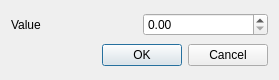
<?xml version="1.0" encoding="UTF-8"?>
<ui version="4.0">
 <class>AskOneDoubleValueDialog</class>
 <widget class="QDialog" name="AskOneDoubleValueDialog">
  <property name="geometry">
   <rect>
    <x>0</x>
    <y>0</y>
    <width>279</width>
    <height>80</height>
   </rect>
  </property>
  <property name="sizePolicy">
   <sizepolicy hsizetype="Preferred" vsizetype="Maximum">
    <horstretch>0</horstretch>
    <verstretch>0</verstretch>
   </sizepolicy>
  </property>
  <property name="windowTitle">
   <string>Set Value</string>
  </property>
  <layout class="QVBoxLayout">
   <item>
    <layout class="QHBoxLayout">
     <item>
      <widget class="QLabel" name="valueLabel">
       <property name="text">
        <string>Value</string>
       </property>
      </widget>
     </item>
     <item>
      <widget class="QDoubleSpinBox" name="dValueSpinBox"/>
     </item>
    </layout>
   </item>
   <item>
    <widget class="QDialogButtonBox" name="buttonBox">
     <property name="orientation">
      <enum>Qt::Horizontal</enum>
     </property>
     <property name="standardButtons">
      <set>QDialogButtonBox::Cancel|QDialogButtonBox::Ok</set>
     </property>
    </widget>
   </item>
  </layout>
 </widget>
 <resources/>
 <connections>
  <connection>
   <sender>buttonBox</sender>
   <signal>accepted()</signal>
   <receiver>AskOneDoubleValueDialog</receiver>
   <slot>accept()</slot>
   <hints>
    <hint type="sourcelabel">
     <x>248</x>
     <y>254</y>
    </hint>
    <hint type="destinationlabel">
     <x>157</x>
     <y>274</y>
    </hint>
   </hints>
  </connection>
  <connection>
   <sender>buttonBox</sender>
   <signal>rejected()</signal>
   <receiver>AskOneDoubleValueDialog</receiver>
   <slot>reject()</slot>
   <hints>
    <hint type="sourcelabel">
     <x>316</x>
     <y>260</y>
    </hint>
    <hint type="destinationlabel">
     <x>286</x>
     <y>274</y>
    </hint>
   </hints>
  </connection>
 </connections>
</ui>
